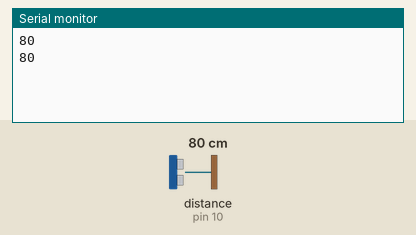
Bench run of a sketch on a simulated Arduino Uno, built with avr-gcc and run on an emulated ATmega328P. Parts: the last lines printed to the serial monitor. Wiring (inferred from the names in the program): ultrasonic range finder: trigger pin 9; echo pin 10. The test bench sets the inputs (shaded band); at power-on: distance to the obstacle (sensor on pin 10) 80 cm. The echo pulse lasts 58.3 µs per cm.

Above: at 1.8 s.
1.9 s: distance to the obstacle (sensor on pin 10) set to 2 cm
At 2.8 s:
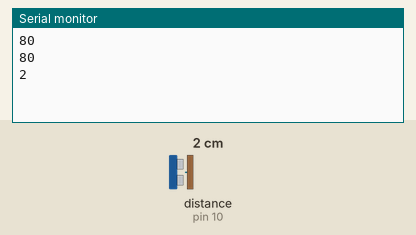
3.4 s: distance to the obstacle (sensor on pin 10) set to 4 cm
At 4.7 s:
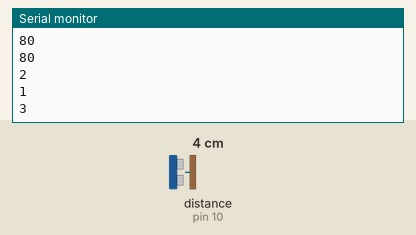
Timing chart, 0 to 6.4 s (numbered marks = the images above; inputs shaded):
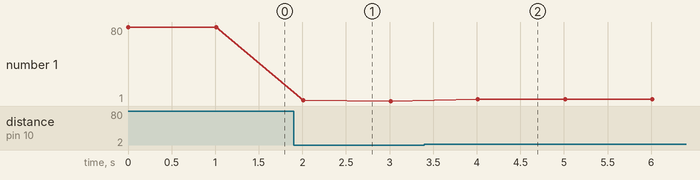

The sketch:

ultrasonic_code.ino
```cpp
const int trigPin = 9;
const int echoPin = 10;
int data = 0;

 long duration ;
  long distance_cm ;
void setup() {
  Serial.begin(9600);
  pinMode(trigPin, OUTPUT);
  pinMode(echoPin, INPUT);
}

void loop() {
  digitalWrite(trigPin, LOW);
  delayMicroseconds(10);
  digitalWrite(trigPin, HIGH);
  delayMicroseconds(10);
  digitalWrite(trigPin, LOW);

  duration = pulseIn(echoPin, HIGH);
  distance_cm = duration / 58;
  if(distance_cm <100){
  Serial.println(distance_cm);
  }

  delay(1000);
}
```

Measured:
- after the input at 1.9 s, the serial monitor: prints a new line after 0.11 s (image 1)
- after the input at 3.4 s, the serial monitor: prints a new line after 0.61 s (image 2)
- plotted number 1: 80 → 1 after the input at 1.9 s, 1 → 3 after the input at 3.4 s
